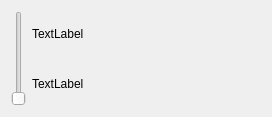
<?xml version="1.0" encoding="UTF-8"?>
<ui version="4.0">
 <class>Slider</class>
 <widget class="QWidget" name="Slider">
  <property name="geometry">
   <rect>
    <x>0</x>
    <y>0</y>
    <width>272</width>
    <height>117</height>
   </rect>
  </property>
  <property name="windowTitle">
   <string>Form</string>
  </property>
  <layout class="QVBoxLayout" name="verticalLayout">
   <item>
    <layout class="QGridLayout" name="gridLayout">
     <item row="0" column="0" rowspan="2">
      <widget class="QSlider" name="verticalSlider">
       <property name="minimum">
        <number>1</number>
       </property>
       <property name="maximum">
        <number>10</number>
       </property>
       <property name="orientation">
        <enum>Qt::Vertical</enum>
       </property>
      </widget>
     </item>
     <item row="0" column="1">
      <widget class="QLabel" name="label">
       <property name="text">
        <string>TextLabel</string>
       </property>
      </widget>
     </item>
     <item row="1" column="1">
      <widget class="QLabel" name="label_2">
       <property name="text">
        <string>TextLabel</string>
       </property>
      </widget>
     </item>
    </layout>
   </item>
  </layout>
 </widget>
 <resources/>
 <connections/>
</ui>
